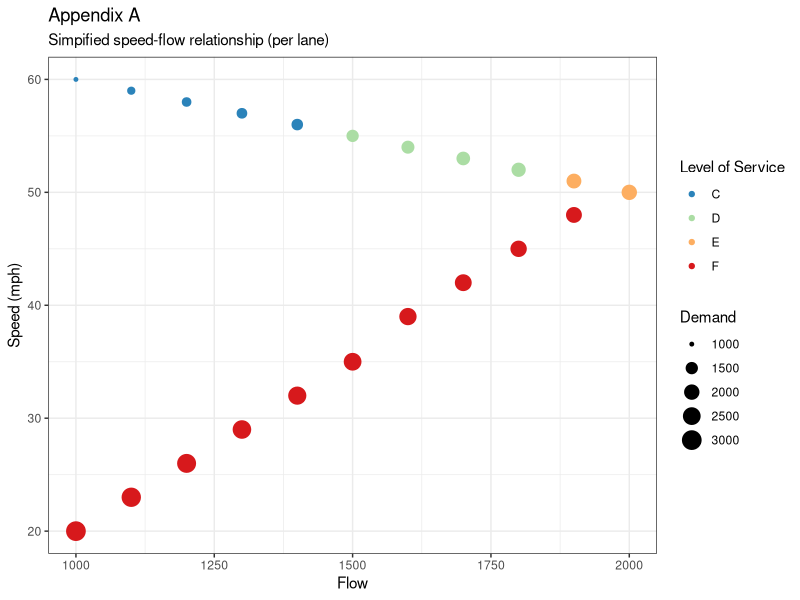

Write R code to recreate this figure.
# Assignment 3: Traffic Impact Analysis

library(readxl)
library(ggplot2)

appA <- read_excel('a3data.xlsx', sheet='A')
appB <- read_excel('a3data.xlsx', sheet='B')
appC <- read_excel('a3data.xlsx', sheet='c')

ggplot(appA) + 
  geom_point(aes(x=flow, y=speed, color=los, size=demand)) + 
  scale_color_brewer(palette='Spectral', direction=-1) + 
  theme_bw() + 
  labs(x='Flow', y='Speed (mph)', color='Level of Service', size='Demand', title='Appendix A', subtitle='Simpified speed-flow relationship (per lane)')

### Question 1

ne_am_los <- appA[[which(appA$flow == 10800/6 & appA$speed == 52), "los"]]
ne_pm_los <- appA[[which(appA$flow == 10200/6 & appA$speed == 53), "los"]]

sw_am_los <- appA[[which(appA$flow == 6000/4 & appA$speed == 35), "los"]]
sw_pm_los <- appA[[which(appA$flow == 6400/4 & appA$speed == 39), "los"]]

nw_am_los <- appA[[which(appA$flow == 8000/5 & appA$speed == 54), "los"]]
nw_pm_los <- appA[[which(appA$flow == 9000/5 & appA$speed == 52), "los"]]

### Question 2 

am_new_trips_generated_total <- 800 * 1.45 * 0.87
pm_new_trips_generated_total <- 800 * 1.50 * 0.85

### Question 3

ne_am_newtrips <- am_new_trips_generated_total * appC[[1, "ne_share"]]
ne_pm_newtrips <- pm_new_trips_generated_total * appC[[2, "ne_share"]]

sw_am_newtrips <- am_new_trips_generated_total * appC[[1, "sw_share"]]
sw_pm_newtrips <- pm_new_trips_generated_total * appC[[2, "sw_share"]]

nw_am_newtrips <- am_new_trips_generated_total * appC[[1, "nw_share"]]
nw_pm_newtrips <- pm_new_trips_generated_total * appC[[2, "nw_share"]]

### Question 4 

# Calculating total existing demand 

ne_am_existingdemand_perlane <- (appA[[which(appA$flow == 10800/6 & appA$speed == 52), "demand"]])
ne_pm_existingdemand_perlane <- (appA[[which(appA$flow == 10200/6 & appA$speed == 53), "demand"]])

sw_am_existingdemand_perlane <- (appA[[which(appA$flow == 6000/4 & appA$speed == 35), "demand"]])
sw_pm_existingdemand_perlane <- (appA[[which(appA$flow == 6400/4 & appA$speed == 39), "demand"]])

nw_am_existingdemand_perlane <- (appA[[which(appA$flow == 8000/5 & appA$speed == 54), "demand"]])
nw_pm_existingdemand_perlane <- (appA[[which(appA$flow == 9000/5 & appA$speed == 52), "demand"]])

# Calculating new demand per lane

ne_am_newdemand_perlane <- round(ne_am_existingdemand_perlane + (ne_am_newtrips/6), digits=-2)
ne_pm_newdemand_perlane <- round(ne_pm_existingdemand_perlane + (ne_pm_newtrips/6), digits=-2)

sw_am_newdemand_perlane <- round(sw_am_existingdemand_perlane + (sw_am_newtrips/4), digits=-2)
sw_pm_newdemand_perlane <- round(sw_pm_existingdemand_perlane + (sw_pm_newtrips/4), digits=-2)

nw_am_newdemand_perlane <- round(nw_am_existingdemand_perlane + (nw_am_newtrips/5), digits=-2)
nw_pm_newdemand_perlane <- round(nw_pm_existingdemand_perlane + (nw_pm_newtrips/5), digits=-2)

# Calculating new speed 

ne_am_newspeed <- appA[[which(appA$demand == ne_am_newdemand_perlane), 'speed']]
ne_pm_newspeed <- appA[[which(appA$demand == ne_pm_newdemand_perlane), 'speed']]

sw_am_newspeed <- appA[[which(appA$demand == sw_am_newdemand_perlane), 'speed']]
sw_pm_newspeed <- appA[[which(appA$demand == sw_pm_newdemand_perlane), 'speed']]

nw_am_newspeed <- appA[[which(appA$demand == nw_am_newdemand_perlane), 'speed']]
nw_pm_newspeed <- appA[[which(appA$demand == nw_pm_newdemand_perlane), 'speed']]

# Calculating new flow

ne_am_newflow <- appA[[which(appA$demand == ne_am_newdemand_perlane & appA$speed == ne_am_newspeed), 'flow']]
ne_pm_newflow <- appA[[which(appA$demand == ne_pm_newdemand_perlane & appA$speed == ne_pm_newspeed), 'flow']]
ne_am_newflow_total <- ne_am_newflow * 6
ne_pm_newflow_total <- ne_pm_newflow * 6

sw_am_newflow <- appA[[which(appA$demand == sw_am_newdemand_perlane & appA$speed == sw_am_newspeed), 'flow']]
sw_pm_newflow <- appA[[which(appA$demand == sw_pm_newdemand_perlane & appA$speed == sw_pm_newspeed), 'flow']]
sw_am_newflow_total <- sw_am_newflow * 4
sw_pm_newflow_total <- sw_pm_newflow * 4

nw_am_newflow <- appA[[which(appA$demand == nw_am_newdemand_perlane & appA$speed == nw_am_newspeed), 'flow']]
nw_pm_newflow <- appA[[which(appA$demand == nw_pm_newdemand_perlane & appA$speed == nw_pm_newspeed), 'flow']]
nw_am_newflow_total <- nw_am_newflow * 5
nw_pm_newflow_total <- nw_pm_newflow * 5

# Calculating new LOS 

ne_am_newlos <- appA[[which(appA$flow == ne_am_newflow & appA$speed == ne_am_newspeed), 'los']]
ne_pm_newlos <- appA[[which(appA$flow == ne_pm_newflow & appA$speed == ne_pm_newspeed), 'los']]

sw_am_newlos <- appA[[which(appA$flow == sw_am_newflow & appA$speed == sw_am_newspeed), 'los']]
sw_pm_newlos <- appA[[which(appA$flow == sw_pm_newflow & appA$speed == sw_pm_newspeed), 'los']]

nw_am_newlos <- appA[[which(appA$flow == nw_am_newflow & appA$speed == nw_am_newspeed), 'los']]
nw_pm_newlos <- appA[[which(appA$flow == nw_pm_newflow & appA$speed == nw_pm_newspeed), 'los']]


### Question 7

# Calculating expanded highway demand 

expanded_am_newdemand_perlane <- ((sw_am_newdemand_perlane * 4)/5)
expanded_pm_newdemand_perlane <- ((sw_pm_newdemand_perlane * 4)/5)

rounded_expanded_am_newdemand_perlane <- round(expanded_am_newdemand_perlane, digits=-2)

# Calculating expanded highway speed 

expanded_am_speed <- appA[[which(appA$demand == rounded_expanded_am_newdemand_perlane), 'speed']]
expanded_pm_speed <- appA[[which(appA$demand == expanded_pm_newdemand_perlane), 'speed']]

# Calculated total expanded highway flows 

expanded_am_total_flow <- (5*appA[[which(appA$demand==rounded_expanded_am_newdemand_perlane & appA$speed==expanded_am_speed), 'flow']])
expanded_pm_total_flow <- (5*appA[[which(appA$demand==expanded_pm_newdemand_perlane & appA$speed==expanded_pm_speed), 'flow']])

### Question 8 

# Two hours of peak travel time in both the AM and PM, all trips on SW highway are 8 miles.
# What are total vehicle hours of travel time saved per day? 

peak_hours <- 2 
trip_miles <- 8
speed_old_am <- 32
speed_old_pm <- 35 
speed_new_am <- expanded_am_speed
speed_new_pm <- expanded_pm_speed

expanded_demand_am_total <- expanded_am_newdemand_perlane * 5
expanded_demand_pm_total <- expanded_pm_newdemand_perlane * 5 

vehicles_am <- expanded_demand_am_total * peak_hours
vehicles_pm <- expanded_demand_pm_total * peak_hours 

tt_old_am <- trip_miles / speed_old_am
tt_old_pm <- trip_miles / speed_old_pm

tt_new_am <- trip_miles / speed_new_am 
tt_new_pm <- trip_miles / speed_new_pm

saved_am <- round(vehicles_am * (tt_old_am - tt_new_am))
saved_pm <- round(vehicles_pm * (tt_old_pm - tt_new_pm))
saved_total <- round(saved_am + saved_pm)

### Question 9

annual_hours <- saved_total * 350
annual_value <- annual_hours * 30

### Question 10 

break_even_cost <- (annual_value * 10) / 8 
